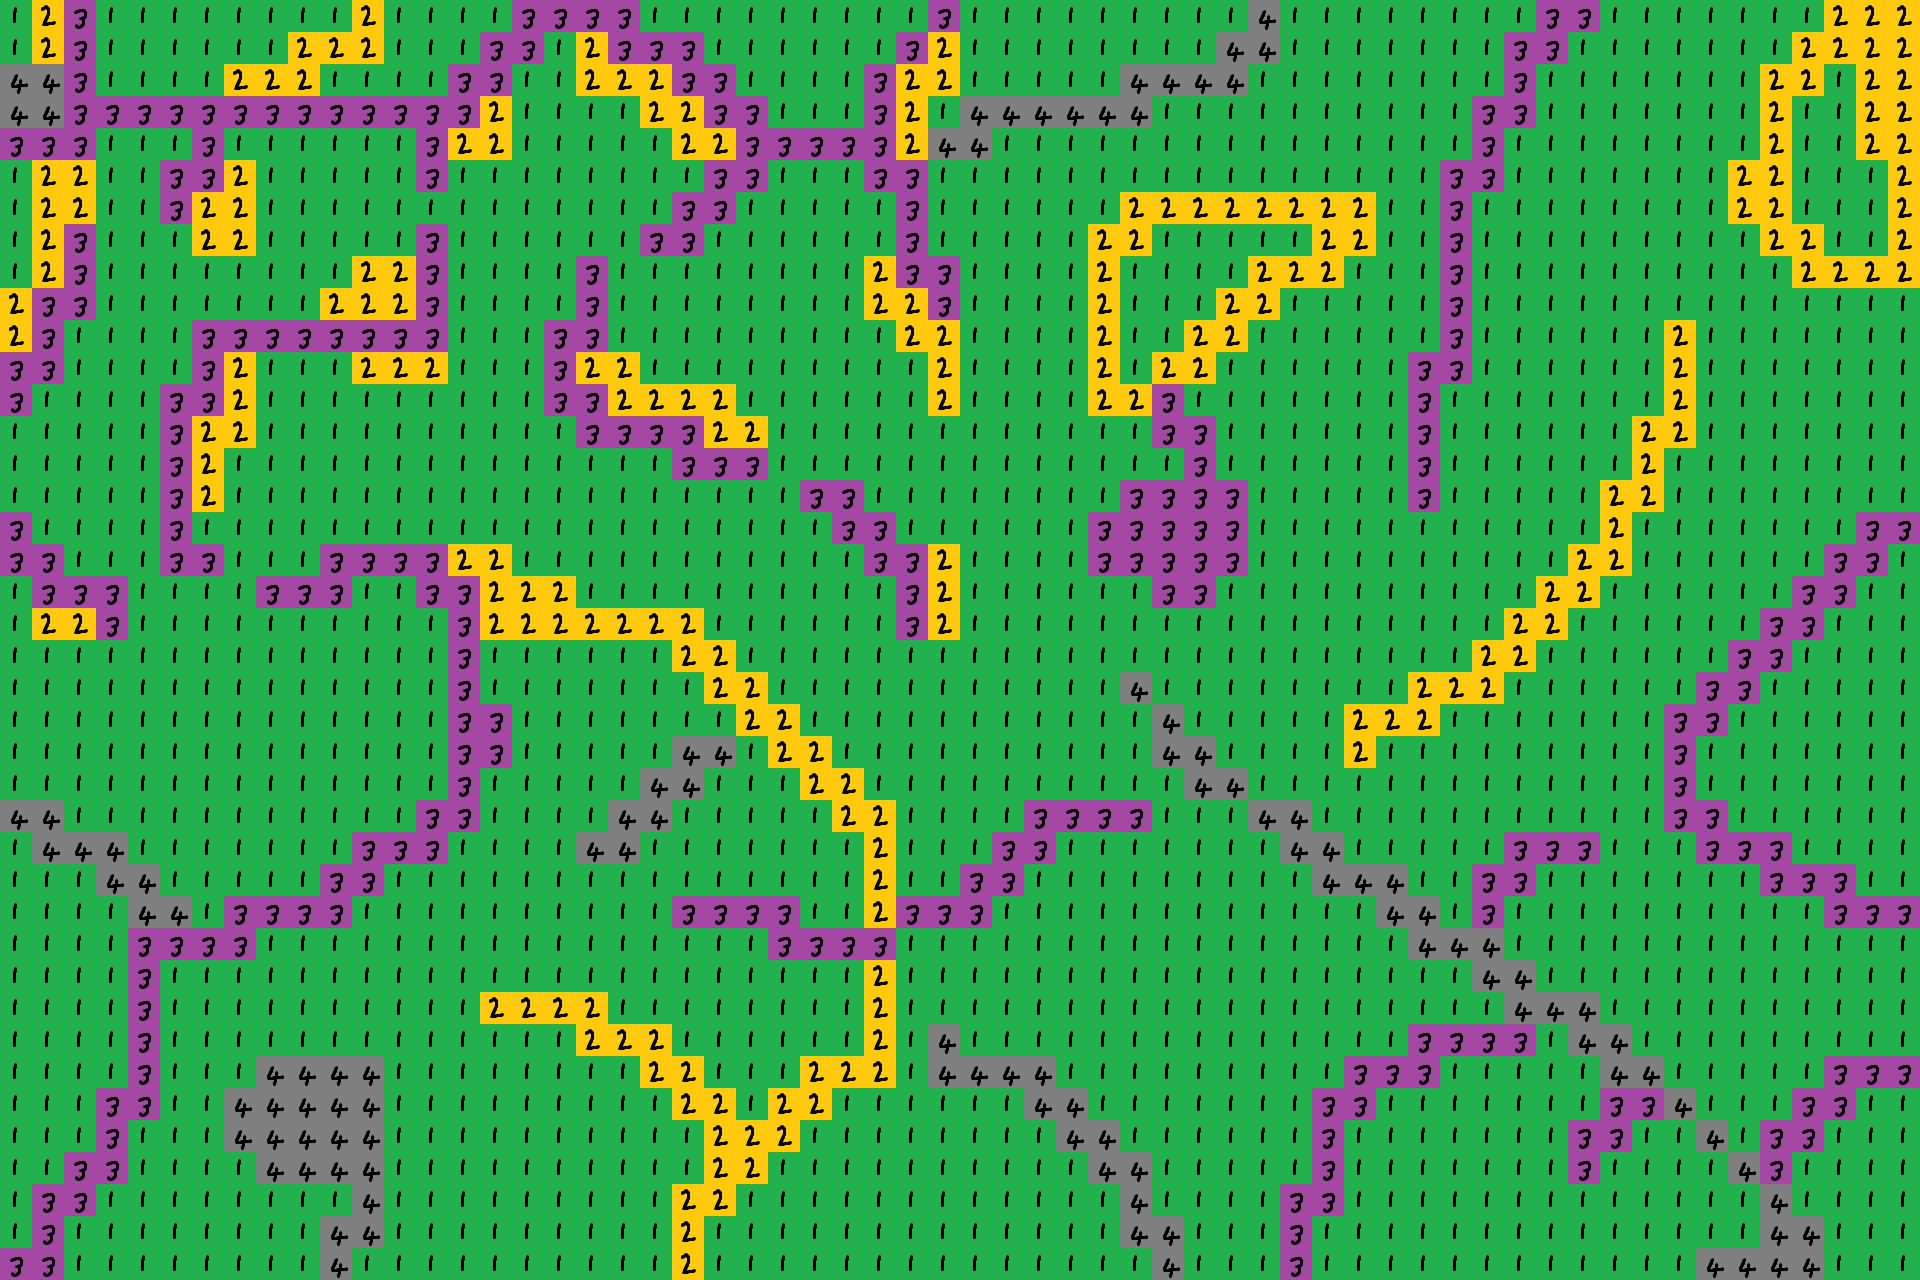

A 2D game scene composited from a Tiled map and its tileset images. What follows is a short description and the map's XML, with every tile layer's data as written:
An orthogonal 60x40 tile map with 32x32 px tiles, 1 tile layer (Tile Layer 1).

<map version="1.10" tiledversion="1.11.0" orientation="orthogonal" renderorder="right-down" width="60" height="40" tilewidth="32" tileheight="32" infinite="0" nextlayerid="2" nextobjectid="1">
 <tileset firstgid="1" source="test tileset.tsx" />
 <layer id="1" name="Tile Layer 1" width="60" height="40">
  <data encoding="csv">
1,2,3,1,1,1,1,1,1,1,1,2,1,1,1,1,3,3,3,3,1,1,1,1,1,1,1,1,1,3,1,1,1,1,1,1,1,1,1,4,1,1,1,1,1,1,1,1,3,3,1,1,1,1,1,1,1,2,2,2,
1,2,3,1,1,1,1,1,1,2,2,2,1,1,1,3,3,1,2,3,3,3,1,1,1,1,1,1,3,2,1,1,1,1,1,1,1,1,4,4,1,1,1,1,1,1,1,3,3,1,1,1,1,1,1,1,2,2,2,2,
4,4,3,1,1,1,1,2,2,2,1,1,1,1,3,3,1,1,2,2,2,3,3,1,1,1,1,3,2,2,1,1,1,1,1,4,4,4,4,1,1,1,1,1,1,1,1,3,1,1,1,1,1,1,1,2,2,1,2,2,
4,4,3,3,3,3,3,3,3,3,3,3,3,3,3,2,1,1,1,1,2,2,3,3,1,1,1,3,2,1,4,4,4,4,4,4,1,1,1,1,1,1,1,1,1,1,3,3,1,1,1,1,1,1,1,2,1,1,2,2,
3,3,3,1,1,1,3,1,1,1,1,1,1,3,2,2,1,1,1,1,1,2,2,3,3,3,3,3,2,4,4,1,1,1,1,1,1,1,1,1,1,1,1,1,1,1,3,1,1,1,1,1,1,1,1,2,1,1,2,2,
1,2,2,1,1,3,3,2,1,1,1,1,1,3,1,1,1,1,1,1,1,1,3,3,1,1,1,3,3,1,1,1,1,1,1,1,1,1,1,1,1,1,1,1,1,3,3,1,1,1,1,1,1,1,2,2,1,1,1,2,
1,2,2,1,1,3,2,2,1,1,1,1,1,1,1,1,1,1,1,1,1,3,3,1,1,1,1,1,3,1,1,1,1,1,1,2,2,2,2,2,2,2,2,1,1,3,1,1,1,1,1,1,1,1,2,2,1,1,1,2,
1,2,3,1,1,1,2,2,1,1,1,1,1,3,1,1,1,1,1,1,3,3,1,1,1,1,1,1,3,1,1,1,1,1,2,2,1,1,1,1,1,2,2,1,1,3,1,1,1,1,1,1,1,1,1,2,2,1,1,2,
1,2,3,1,1,1,1,1,1,1,1,2,2,3,1,1,1,1,3,1,1,1,1,1,1,1,1,2,3,3,1,1,1,1,2,1,1,1,1,2,2,2,1,1,1,3,1,1,1,1,1,1,1,1,1,1,2,2,2,2,
2,3,3,1,1,1,1,1,1,1,2,2,2,3,1,1,1,1,3,1,1,1,1,1,1,1,1,2,2,3,1,1,1,1,2,1,1,1,2,2,1,1,1,1,1,3,1,1,1,1,1,1,1,1,1,1,1,1,1,1,
2,3,1,1,1,1,3,3,3,3,3,3,3,3,1,1,1,3,3,1,1,1,1,1,1,1,1,1,2,2,1,1,1,1,2,1,1,2,2,1,1,1,1,1,1,3,1,1,1,1,1,1,2,1,1,1,1,1,1,1,
3,3,1,1,1,1,3,2,1,1,1,2,2,2,1,1,1,3,2,2,1,1,1,1,1,1,1,1,1,2,1,1,1,1,2,1,2,2,1,1,1,1,1,1,3,3,1,1,1,1,1,1,2,1,1,1,1,1,1,1,
3,1,1,1,1,3,3,2,1,1,1,1,1,1,1,1,1,3,3,2,2,2,2,1,1,1,1,1,1,2,1,1,1,1,2,2,3,1,1,1,1,1,1,1,3,1,1,1,1,1,1,1,2,1,1,1,1,1,1,1,
1,1,1,1,1,3,2,2,1,1,1,1,1,1,1,1,1,1,3,3,3,3,2,2,1,1,1,1,1,1,1,1,1,1,1,1,3,3,1,1,1,1,1,1,3,1,1,1,1,1,1,2,2,1,1,1,1,1,1,1,
1,1,1,1,1,3,2,1,1,1,1,1,1,1,1,1,1,1,1,1,1,3,3,3,1,1,1,1,1,1,1,1,1,1,1,1,1,3,1,1,1,1,1,1,3,1,1,1,1,1,1,2,1,1,1,1,1,1,1,1,
1,1,1,1,1,3,2,1,1,1,1,1,1,1,1,1,1,1,1,1,1,1,1,1,1,3,3,1,1,1,1,1,1,1,1,3,3,3,3,1,1,1,1,1,3,1,1,1,1,1,2,2,1,1,1,1,1,1,1,1,
3,1,1,1,1,3,1,1,1,1,1,1,1,1,1,1,1,1,1,1,1,1,1,1,1,1,3,3,1,1,1,1,1,1,3,3,3,3,3,1,1,1,1,1,1,1,1,1,1,1,2,1,1,1,1,1,1,1,3,3,
3,3,1,1,1,3,3,1,1,1,3,3,3,3,2,2,1,1,1,1,1,1,1,1,1,1,1,3,3,2,1,1,1,1,3,3,3,3,3,1,1,1,1,1,1,1,1,1,1,2,2,1,1,1,1,1,1,3,3,1,
1,3,3,3,1,1,1,1,3,3,3,1,1,3,3,2,2,2,1,1,1,1,1,1,1,1,1,1,3,2,1,1,1,1,1,1,3,3,1,1,1,1,1,1,1,1,1,1,2,2,1,1,1,1,1,1,3,3,1,1,
1,2,2,3,1,1,1,1,1,1,1,1,1,1,3,2,2,2,2,2,2,2,1,1,1,1,1,1,3,2,1,1,1,1,1,1,1,1,1,1,1,1,1,1,1,1,1,2,2,1,1,1,1,1,1,3,3,1,1,1,
1,1,1,1,1,1,1,1,1,1,1,1,1,1,3,1,1,1,1,1,1,2,2,1,1,1,1,1,1,1,1,1,1,1,1,1,1,1,1,1,1,1,1,1,1,1,2,2,1,1,1,1,1,1,3,3,1,1,1,1,
1,1,1,1,1,1,1,1,1,1,1,1,1,1,3,1,1,1,1,1,1,1,2,2,1,1,1,1,1,1,1,1,1,1,1,4,1,1,1,1,1,1,1,1,2,2,2,1,1,1,1,1,1,3,3,1,1,1,1,1,
1,1,1,1,1,1,1,1,1,1,1,1,1,1,3,3,1,1,1,1,1,1,1,2,2,1,1,1,1,1,1,1,1,1,1,1,4,1,1,1,1,1,2,2,2,1,1,1,1,1,1,1,3,3,1,1,1,1,1,1,
1,1,1,1,1,1,1,1,1,1,1,1,1,1,3,3,1,1,1,1,1,4,4,1,2,2,1,1,1,1,1,1,1,1,1,1,4,4,1,1,1,1,2,1,1,1,1,1,1,1,1,1,3,1,1,1,1,1,1,1,
1,1,1,1,1,1,1,1,1,1,1,1,1,1,3,1,1,1,1,1,4,4,1,1,1,2,2,1,1,1,1,1,1,1,1,1,1,4,4,1,1,1,1,1,1,1,1,1,1,1,1,1,3,1,1,1,1,1,1,1,
4,4,1,1,1,1,1,1,1,1,1,1,1,3,3,1,1,1,1,4,4,1,1,1,1,1,2,2,1,1,1,1,3,3,3,3,1,1,1,4,4,1,1,1,1,1,1,1,1,1,1,1,3,3,1,1,1,1,1,1,
1,4,4,4,1,1,1,1,1,1,1,3,3,3,1,1,1,1,4,4,1,1,1,1,1,1,1,2,1,1,1,3,3,1,1,1,1,1,1,1,4,4,1,1,1,1,1,3,3,3,1,1,1,3,3,3,1,1,1,1,
1,1,1,4,4,1,1,1,1,1,3,3,1,1,1,1,1,1,1,1,1,1,1,1,1,1,1,2,1,1,3,3,1,1,1,1,1,1,1,1,1,4,4,4,1,1,3,3,1,1,1,1,1,1,1,3,3,3,1,1,
1,1,1,1,4,4,1,3,3,3,3,1,1,1,1,1,1,1,1,1,1,3,3,3,3,1,1,2,3,3,3,1,1,1,1,1,1,1,1,1,1,1,1,4,4,1,3,1,1,1,1,1,1,1,1,1,1,3,3,3,
1,1,1,1,3,3,3,3,1,1,1,1,1,1,1,1,1,1,1,1,1,1,1,1,3,3,3,3,1,1,1,1,1,1,1,1,1,1,1,1,1,1,1,1,4,4,4,1,1,1,1,1,1,1,1,1,1,1,1,1,
1,1,1,1,3,1,1,1,1,1,1,1,1,1,1,1,1,1,1,1,1,1,1,1,1,1,1,2,1,1,1,1,1,1,1,1,1,1,1,1,1,1,1,1,1,1,4,4,1,1,1,1,1,1,1,1,1,1,1,1,
1,1,1,1,3,1,1,1,1,1,1,1,1,1,1,2,2,2,2,1,1,1,1,1,1,1,1,2,1,1,1,1,1,1,1,1,1,1,1,1,1,1,1,1,1,1,1,4,4,4,1,1,1,1,1,1,1,1,1,1,
1,1,1,1,3,1,1,1,1,1,1,1,1,1,1,1,1,1,2,2,2,1,1,1,1,1,1,2,1,4,1,1,1,1,1,1,1,1,1,1,1,1,1,1,3,3,3,3,1,4,4,1,1,1,1,1,1,1,1,1,
1,1,1,1,3,1,1,1,4,4,4,4,1,1,1,1,1,1,1,1,2,2,1,1,1,2,2,2,1,4,4,4,4,1,1,1,1,1,1,1,1,1,3,3,3,1,1,1,1,1,4,4,1,1,1,1,1,3,3,3,
1,1,1,3,3,1,1,4,4,4,4,4,1,1,1,1,1,1,1,1,1,2,2,1,2,2,1,1,1,1,1,1,4,4,1,1,1,1,1,1,1,3,3,1,1,1,1,1,1,1,3,3,4,1,1,1,3,3,1,1,
1,1,1,3,1,1,1,4,4,4,4,4,1,1,1,1,1,1,1,1,1,1,2,2,2,1,1,1,1,1,1,1,1,4,4,1,1,1,1,1,1,3,1,1,1,1,1,1,1,3,3,1,1,4,1,3,3,1,1,1,
1,1,3,3,1,1,1,1,4,4,4,4,1,1,1,1,1,1,1,1,1,1,2,2,1,1,1,1,1,1,1,1,1,1,4,4,1,1,1,1,1,3,1,1,1,1,1,1,1,3,1,1,1,1,4,3,1,1,1,1,
1,3,3,1,1,1,1,1,1,1,1,4,1,1,1,1,1,1,1,1,1,2,2,1,1,1,1,1,1,1,1,1,1,1,1,4,1,1,1,1,3,3,1,1,1,1,1,1,1,1,1,1,1,1,1,4,1,1,1,1,
1,3,1,1,1,1,1,1,1,1,4,4,1,1,1,1,1,1,1,1,1,2,1,1,1,1,1,1,1,1,1,1,1,1,1,4,4,1,1,1,3,1,1,1,1,1,1,1,1,1,1,1,1,1,1,4,4,1,1,1,
3,3,1,1,1,1,1,1,1,1,4,1,1,1,1,1,1,1,1,1,1,2,1,1,1,1,1,1,1,1,1,1,1,1,1,1,4,1,1,1,3,1,1,1,1,1,1,1,1,1,1,1,1,4,4,4,4,1,1,1
</data>
 </layer>
</map>
